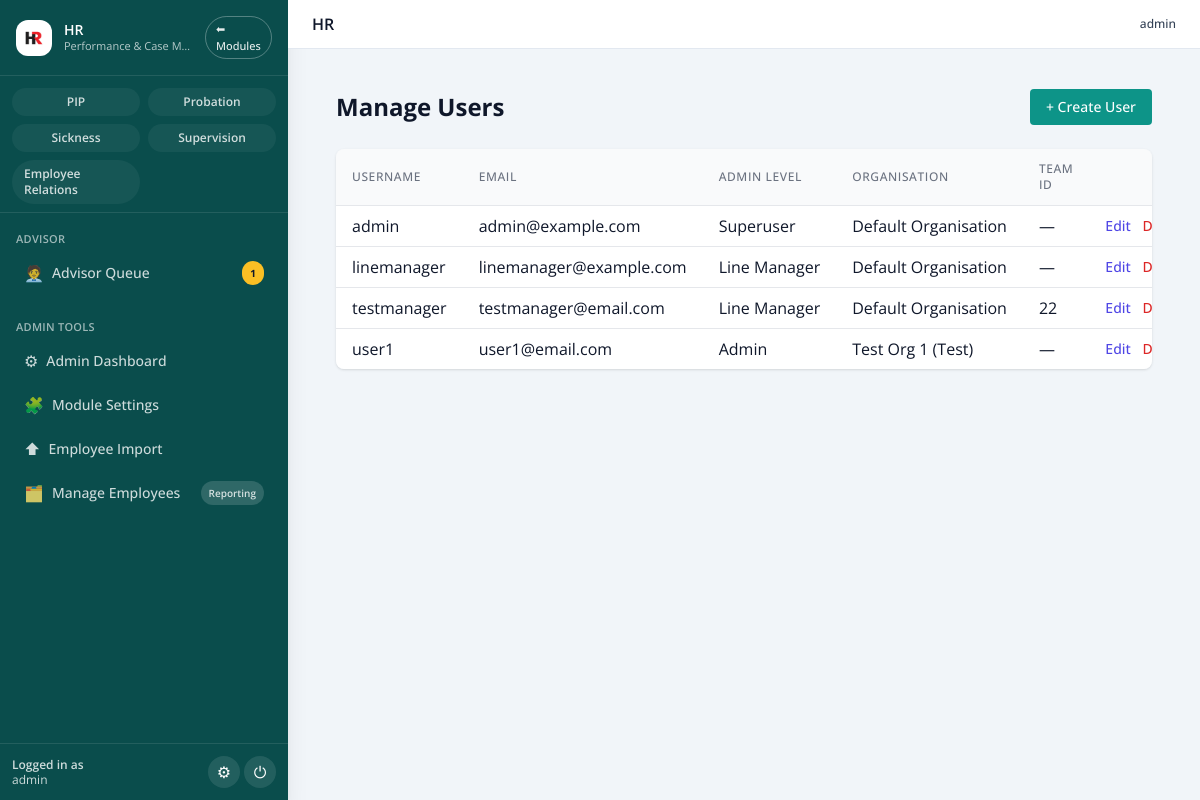
The app's page /admin/users (signed in) with its own data.
### pip_app/models.py (models this page shows, shortened)
class User(db.Model, UserMixin):
    id = db.Column(db.Integer, primary_key=True)
    username = db.Column(db.String(80), unique=True, nullable=False)
    email = db.Column(db.String(120), unique=True, nullable=False)
    password_hash = db.Column(db.String(200), nullable=False)
    admin_level = db.Column(db.Integer, default=0)  # 0 = line mgr, 1 = admin, 2 = superuser
    team_id = db.Column(db.Integer, nullable=True)
    organisation_id = db.Column(
        db.Integer,
        db.ForeignKey("organisations.id"),
        nullable=True,
        index=True,
    )
    organisation = db.relationship(
        "Organisation",
        backref=db.backref("users", lazy=True),
    )
    def is_admin(self):
        return self.admin_level >= 1
    def is_superuser(self):
        return self.admin_level == 2

class Organisation(db.Model):
    __tablename__ = "organisations"
    id = db.Column(db.Integer, primary_key=True)
    name = db.Column(db.String(255), nullable=False, default="Default Organisation")
    slug = db.Column(
        db.String(255),
        nullable=False,
        unique=True,
        index=True,
        default="default-organisation",
    )
    is_active = db.Column(db.Boolean, nullable=False, default=True)
    primary_colour = db.Column(db.String(20), nullable=True)
    secondary_colour = db.Column(db.String(20), nullable=True)
    logo_url = db.Column(db.String(500), nullable=True)
    font_family = db.Column(db.String(100), nullable=True)
    sector_pack = db.Column(db.String(100), nullable=True)
    created_at = db.Column(db.DateTime, default=datetime.utcnow, nullable=False)
    updated_at = db.Column(
        db.DateTime,
        default=datetime.utcnow,
        onupdate=datetime.utcnow,
        nullable=False,
    )

### pip_app/blueprints/admin.py (the view)
@admin_bp.route("/admin/users")
@login_required
def manage_users():
    if not current_user.is_superuser():
        flash("Access denied.", "danger")
        return redirect(url_for("dashboard"))
    users = User.query.all()
    return render_template("admin_users.html", users=users)

### templates/admin_users.html (shortened to what this page needs)
{% extends "base.html" %}
{% block content %}
<div class="p-6">
  <div class="flex items-center justify-between mb-6">
    <h1 class="text-2xl font-bold">Manage Users</h1>
    <a href="{{ url_for('create_user') }}" class="inline-flex items-center px-4 py-2 bg-teal-600 text-white text-sm font-medium rounded hover:bg-teal-700">
      + Create User
    </a>
  </div>
  <div class="overflow-x-auto bg-white shadow rounded-lg">
    <table class="min-w-full divide-y divide-gray-200">
      <thead class="bg-gray-50">
        <tr>
          <th class="px-4 py-3 text-left text-xs font-medium text-gray-500 uppercase tracking-wider">Username</th>
          <th class="px-4 py-3 text-left text-xs font-medium text-gray-500 uppercase tracking-wider">Email</th>
          <th class="px-4 py-3 text-left text-xs font-medium text-gray-500 uppercase tracking-wider">Admin Level</th>
          <th class="px-4 py-3 text-left text-xs font-medium text-gray-500 uppercase tracking-wider">Organisation</th>
          <th class="px-4 py-3 text-left text-xs font-medium text-gray-500 uppercase tracking-wider">Team ID</th>
          <th class="px-4 py-3"></th>
        </tr>
      </thead>
      <tbody class="bg-white divide-y divide-gray-200">
        {% for user in users %}
        <tr>
          <td class="px-4 py-2 whitespace-nowrap">{{ user.username }}</td>
          <td class="px-4 py-2 whitespace-nowrap">{{ user.email }}</td>
          <td class="px-4 py-2 whitespace-nowrap">
            {% if user.admin_level == 2 %}
              Superuser
            {% elif user.admin_level == 1 %}
              Admin
            {% else %}
              Line Manager
            {% endif %}
          </td>
          <td class="px-4 py-2 whitespace-nowrap">
            {% if user.organisation %}
              {{ user.organisation.name }}
            {% else %}
              —
            {% endif %}
          </td>
          <td class="px-4 py-2 whitespace-nowrap">{{ user.team_id or '—' }}</td>
          <td class="px-4 py-2 whitespace-nowrap text-right text-sm font-medium">
            <a href="{{ url_for('edit_user', user_id=user.id) }}" class="text-indigo-600 hover:text-indigo-900 mr-2">Edit</a>
            <form method="POST" action="{{ url_for('delete_user', user_id=user.id) }}" class="inline" onsubmit="return confirm('Are you sure you want to delete this user?');">
              <button type="submit" class="text-red-600 hover:text-red-800">Delete</button>
            </form>
          </td>
        </tr>
        {% endfor %}
      </tbody>
    </table>
  </div>
</div>
{% endblock %}

### templates/base.html (shortened to what this page needs)
<!doctype html>
<html lang="en">
<head>
  <script src="https://cdn.tailwindcss.com"></script>
  <link rel="stylesheet" href="{{ url_for('static', filename='css/tokens.css') }}">
  <link rel="stylesheet" href="{{ url_for('static', filename='css/ui.css') }}">
</head>
<body class="bg-slate-100 text-slate-900">
{% set is_logged_in = current_user.is_authenticated if current_user is defined else False %}
{% set current_endpoint = request.endpoint or '' %}
{% set active_module = (active_module|default(None)) or session.get('active_module') %}
{% set enabled_modules = enabled_modules|default({}) %}
{% set advisor_queue_counts = advisor_queue_counts|default({'open': 0, 'unassigned': 0}) %}
{% set layout = (layout|default('')) %}
{% set hide_sidebar = ((hide_sidebar if hide_sidebar is defined else False) or (not is_logged_in) or (layout == 'fullscreen')) %}
<div class="min-h-screen flex bg-slate-100">
  {% if is_logged_in and not hide_sidebar %}
    <aside class="flex flex-col w-72 bg-[#0a4d4c] text-white shadow-xl">
      <div class="px-4 py-4 border-b border-white/10 flex items-center justify-between gap-3">
        <div class="flex items-center gap-3 min-w-0">
          <div class="h-9 w-9 rounded-xl bg-white flex items-center justify-center shrink-0">
            <img src="{{ url_for('static', filename='images/logo.avif') }}"
                 alt="HR" class="h-8 w-8 rounded-lg object-cover">
          </div>
          <div class="min-w-0">
            <div class="text-sm font-semibold leading-tight truncate">HR</div>
            <div class="text-[11px] text-white/70 truncate">Performance &amp; Case Management</div>
          </div>
        </div>
        <a href="{{ url_for('main.home') }}"
           class="inline-flex items-center justify-center rounded-full border border-white/30 px-2.5 py-1 text-[11px] font-medium text-white/90 hover:bg-white/10">
          ⬅ Modules
        </a>
      </div>
      <div class="px-3 pt-3 pb-2 border-b border-white/10">
        <div class="grid grid-cols-2 gap-2">
          {% if enabled_modules.get('pip', True) %}
          <a href="{{ url_for('dashboard') }}"
             class="inline-flex items-center justify-center gap-1.5 rounded-full px-3 py-1.5 text-[11px] font-semibold
                    {% if active_module == 'PIP' %}
                      bg-white text-[#0a4d4c]
                    {% else %}
                      bg-white/5 text-white/80 hover:bg-white/10
                    {% endif %}">
            <span class="text-xs">PIP</span>
          </a>
          {% endif %}
          {% if enabled_modules.get('probation', True) %}
          <a href="{{ url_for('probation_dashboard') }}"
             class="inline-flex items-center justify-center gap-1.5 rounded-full px-3 py-1.5 text-[11px] font-semibold
                    {% if active_module == 'Probation' %}
                      bg-white text-[#0a4d4c]
                    {% else %}
                      bg-white/5 text-white/80 hover:bg-white/10
                    {% endif %}">
            <span class="text-xs">Probation</span>
          </a>
          {% endif %}
          {% if enabled_modules.get('sickness', True) %}
          <a href="{{ url_for('sickness_dashboard') }}"
             class="inline-flex items-center justify-center gap-1.5 rounded-full px-3 py-1.5 text-[11px] font-semibold
                    {% if active_module == 'Sickness' %}
                      bg-white text-[#0a4d4c]
                    {% else %}
                      bg-white/5 text-white/80 hover:bg-white/10
                    {% endif %}">
            <span class="text-xs">Sickness</span>
          </a>
          {% endif %}
          {% if enabled_modules.get('supervision', True) %}
          <a href="{{ url_for('supervision.dashboard') }}"
             class="inline-flex items-center justify-center gap-1.5 rounded-full px-3 py-1.5 text-[11px] font-semibold
                    {% if active_module == 'Supervision' %}
                      bg-white text-[#0a4d4c]
                    {% else %}
                      bg-white/5 text-white/80 hover:bg-white/10
                    {% endif %}">
            <span class="text-xs">Supervision</span>
          </a>
          {% endif %}
          {% if current_user.is_superuser() and enabled_modules.get('employee_relations', True) %}
          <a href="{{ url_for('employee_relations.dashboard') }}"
             class="inline-flex items-center justify-center gap-1.5 rounded-full px-3 py-1.5 text-[11px] font-semibold
                    {% if active_module == 'Employee Relations' %}
                      bg-white text-[#0a4d4c]
                    {% else %}
                      bg-white/5 text-white/80 hover:bg-white/10
                    {% endif %}">
            <span class="text-xs">Employee Relations</span>
          </a>
          {% endif %}
        </div>
      </div>
      <nav class="flex-1 overflow-y-auto px-3 py-4 space-y-6 text-sm">
        {% if current_user.is_admin() %}
          <div>
            <div class="px-1 text-[11px] font-semibold uppercase tracking-wide text-white/60 mb-1">
              Advisor
            </div>
            <ul class="space-y-1">
              <li>
                <a href="{{ url_for('admin.advisor_escalation_queue') }}"
                   class="flex items-center justify-between gap-2 rounded-xl px-3 py-2
                          {% if current_endpoint == 'admin.advisor_escalation_queue' %}
                            bg-white text-[#0a4d4c]
                          {% else %}
                            text-white/80 hover:bg-white/10
                          {% endif %}">
                  <span class="flex items-center gap-2 min-w-0">
                    <span class="text-base">🧑‍💼</span>
                    <span class="text-sm font-medium">Advisor Queue</span>
                  </span>
                  {% if advisor_queue_counts.open > 0 %}
                    <span class="inline-flex items-center rounded-full bg-amber-400 px-2 py-0.5 text-[10px] font-bold text-slate-900">
                      {{ advisor_queue_counts.open }}
                    </span>
                  {% else %}
                    <span class="inline-flex items-center rounded-full bg-white/15 px-2 py-0.5 text-[10px] font-semibold text-inherit">
                      0
                    </span>
                  {% endif %}
                </a>
              </li>
            </ul>
          </div>
        {% endif %}
        {% if current_user.is_superuser() %}
          <div>
            <div class="px-1 text-[11px] font-semibold uppercase tracking-wide text-white/60 mb-1">
              Admin Tools
            </div>
            <ul class="space-y-1">
              <li>
                <a href="{{ url_for('admin_dashboard') }}"
                   class="flex items-center gap-2 rounded-xl px-3 py-2
                          {% if current_endpoint == 'admin_dashboard' %}
                            bg-white text-[#0a4d4c]
                          {% else %}
                            text-white/80 hover:bg-white/10
                          {% endif %}">
                  <span class="text-base">⚙</span>
                  <span class="text-sm font-medium">Admin Dashboard</span>
                </a>
              </li>
              <li>
                <a href="{{ url_for('admin.admin_module_settings') }}"
                   class="flex items-center gap-2 rounded-xl px-3 py-2
                          {% if current_endpoint == 'admin.admin_module_settings' %}
                            bg-white text-[#0a4d4c]
                          {% else %}
                            text-white/80 hover:bg-white/10
                          {% endif %}">
                  <span class="text-base">🧩</span>
                  <span class="text-sm font-medium">Module Settings</span>
                </a>
              </li>
              <li>
                <a href="{{ url_for('employee_import') }}"
                   class="flex items-center gap-2 rounded-xl px-3 py-2
                          {% if current_endpoint in ['employee_import', 'employees.employee_import'] %}
                            bg-white text-[#0a4d4c]
                          {% else %}
                            text-white/80 hover:bg-white/10
                          {% endif %}">
                  <span class="text-base">⬆</span>
                  <span class="text-sm font-medium">Employee Import</span>
                </a>
              </li>
              <li>
                <a href="{{ url_for('manage_employee.index') }}"
                   class="flex items-center justify-between gap-2 rounded-xl px-3 py-2
                          {% if current_endpoint.startswith('manage_employee.') %}
                            bg-white text-[#0a4d4c]
                          {% else %}
                            text-white/80 hover:bg-white/10
                          {% endif %}">
                  <span class="flex items-center gap-2 min-w-0">
                    <span class="text-base">🗂️</span>
                    <span class="text-sm font-medium">Manage Employees</span>
                  </span>
                  <span class="rounded-full px-2 py-0.5 text-[10px] font-semibold
                               {% if current_endpoint == 'manage_employee.reporting' %}
                                 bg-[#0a4d4c] text-white
                               {% else %}
                                 bg-white/15 text-inherit
                               {% endif %}">
                    Reporting
                  </span>
                </a>
              </li>
            </ul>
          </div>
        {% endif %}
      </nav>
      <div class="px-3 py-3 border-t border-white/10">
        <div class="flex items-center justify-between gap-2">
          <div class="text-xs text-white/80 leading-tight min-w-0">
            <div class="font-semibold">Logged in as</div>
            <div class="truncate">{{ current_user.username }}</div>
          </div>
          <div class="flex items-center gap-1">
            {% if current_user.is_superuser() %}
              <a href="{{ url_for('admin_dashboard') }}"
                 class="inline-flex items-center justify-center rounded-full bg-white/10 hover:bg-white/20 h-8 w-8 text-base"
                 title="Admin Tools">
                ⚙
              </a>
            {% endif %}
            <form action="{{ url_for('auth.logout') }}" method="post">
              <button type="submit"
                      class="inline-flex items-center justify-center rounded-full bg-white/10 hover:bg-white/20 h-8 w-8 text-base"
                      title="Logout">
                ⏻
              </button>
            </form>
          </div>
        </div>
      </div>
    </aside>
  {% endif %}
  <div class="flex-1 flex flex-col min-w-0">
    <header class="w-full border-b border-slate-200 bg-white">
      <div class="px-4 sm:px-6 py-3 flex items-center justify-between gap-3">
        <div class="flex items-center gap-3">
          <div>
            {% block page_title %}
              <h1 class="text-base font-semibold text-slate-900">
                HR
              </h1>
            {% endblock %}
          </div>
        </div>
        {% if is_logged_in %}
          <div class="hidden md:flex items-center gap-4 text-xs text-slate-500">
            <div class="text-right">
              <div class="font-medium text-slate-700">{{ current_user.username }}</div>
            </div>
          </div>
        {% endif %}
      </div>
    </header>
    <div class="px-4 sm:px-6 pt-4">
    </div>
    <main class="flex-1 min-w-0 px-4 sm:px-6 pb-8">
      {% block content %}{% endblock %}
    </main>
  </div>
</div>
</body>
</html>

### records on screen
User: username "admin", email "admin@example.com", admin_level "Superuser", organisation.name "Default Organisation", team_id "—"
User: username "linemanager", email "linemanager@example.com", admin_level "Line Manager", organisation.name "Default Organisation", team_id "—"
User: username "testmanager", email "testmanager@email.com", admin_level "Line Manager", organisation.name "Default Organisation", team "22"
User: username "user1", email "user1@email.com", admin_level "Admin", organisation.name "Test Org 1 (Test)", team_id "—"

### other values on screen
{{ advisor_queue_counts.open }} "1"
